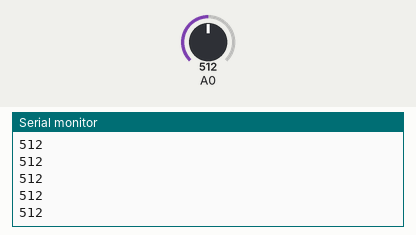
Simulated run of this sketch. Board: Arduino Uno, built with avr-gcc and run on an emulated ATmega328P. Parts: the last lines printed to the serial monitor. Inputs (shaded band) come from the test bench; at power-on: A0 = 512.

Above: at 1.2 s.
1.3 s: A0 set to 716
At 2.1 s:
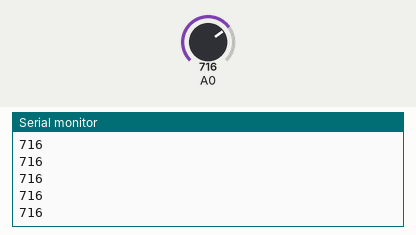
2.8 s: A0 set to 900
At 3.9 s:
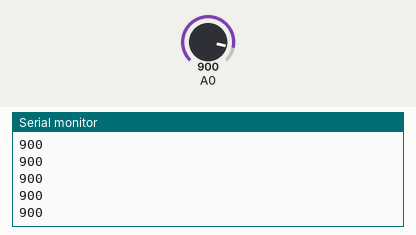
Timing chart, 0 to 5.8 s (numbered marks = the images above; inputs shaded):
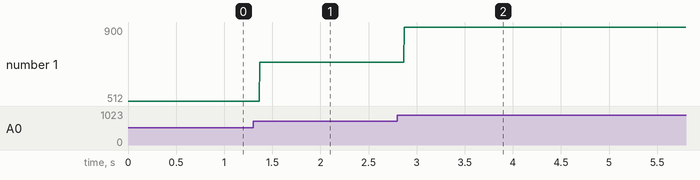

Measured:
- after the input at 1.3 s, the serial monitor: prints a new line after 0.07 s (image 1)
- after the input at 2.8 s, the serial monitor: prints a new line after 0.07 s (image 2)
- plotted number 1: 512 → 716 after the input at 1.3 s, 716 → 900 after the input at 2.8 s

The sketch:

ac_current_sense.ino
```cpp
void setup() {
  pinMode(A0,INPUT);
  Serial.begin(9600);
  // put your setup code here, to run once:

}

void loop() {
  Serial.println(analogRead(A0));
  // put your main code here, to run repeatedly:

}
```
